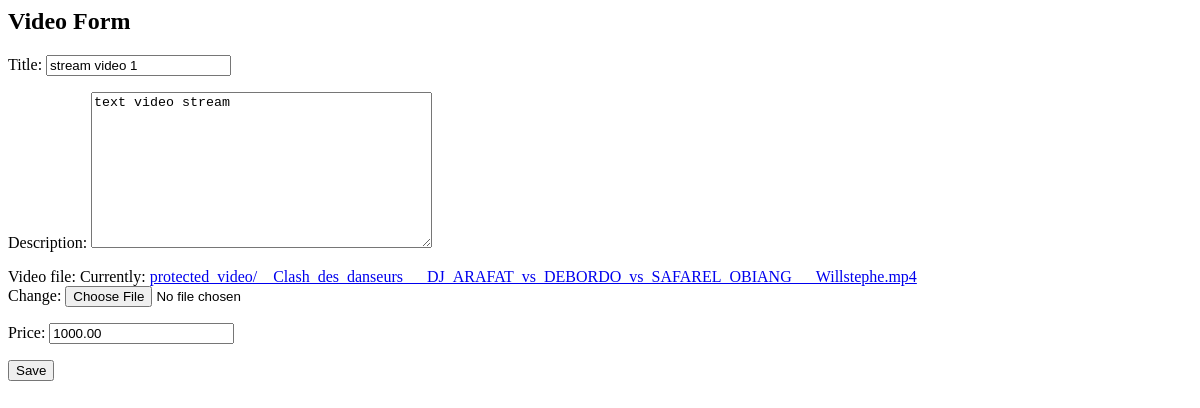
Page /dashboard/edit/4/ (signed in) on the earlier database version.
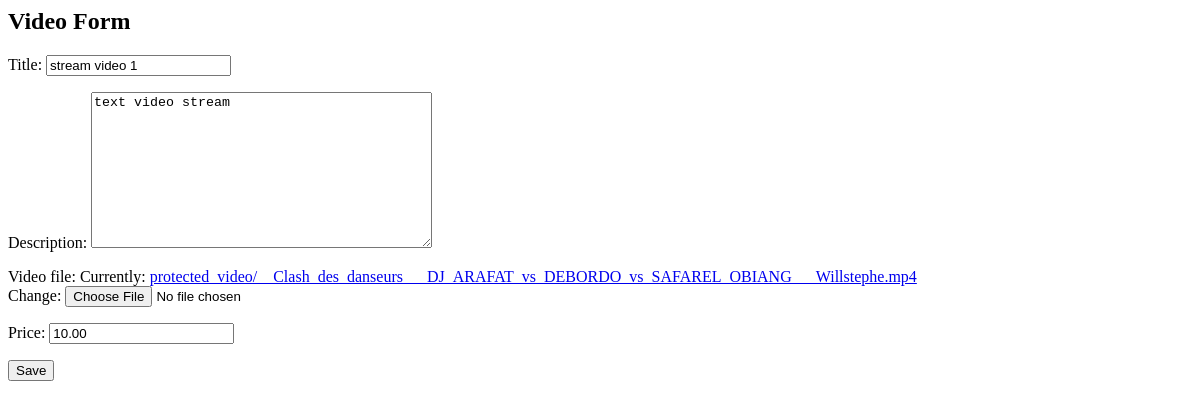
Same page on the later database version.
### videos/models.py (models this page shows, shortened)
class Video(models.Model):
    title = models.CharField(max_length=255)
    description = models.TextField()
    video_file = models.FileField(upload_to='protected_video/')
    preview_duration = models.IntegerField(default=10)
    price = models.DecimalField(max_digits = 6, decimal_places=2)

### videos/views.py (the view)
# urls.py: path('dashboard/edit/<int:video_id>/', views.edit_video, name='edit_video'),
@staff_member_required
def edit_video(request, video_id):
    video = get_object_or_404(Video, id=video_id)
    if request.method == 'POST':
        form = VideoForm(request.POST, request.FILES, instance=video)
        if form.is_valid():
            form.save()
            return redirect('admin_dashboard')
    else:
        form = VideoForm(instance=video)
    return render(request, 'videos/form.html', {'form': form})

### videos/forms.py
class VideoForm(forms.ModelForm):
    class Meta:
        model = Video
        fields = ['title', 'description', 'video_file', 'price']

### videos/templates/videos/form.html (shortened to what this page needs)
<h2>Video Form</h2>
<form method="POST" enctype="multipart/form-data">
    {{ form.as_p }}
    <button type="submit">Save</button>
</form>

Differences in the rows shown:
changed Video "stream video 1": price "1000.00" → "10.00"
